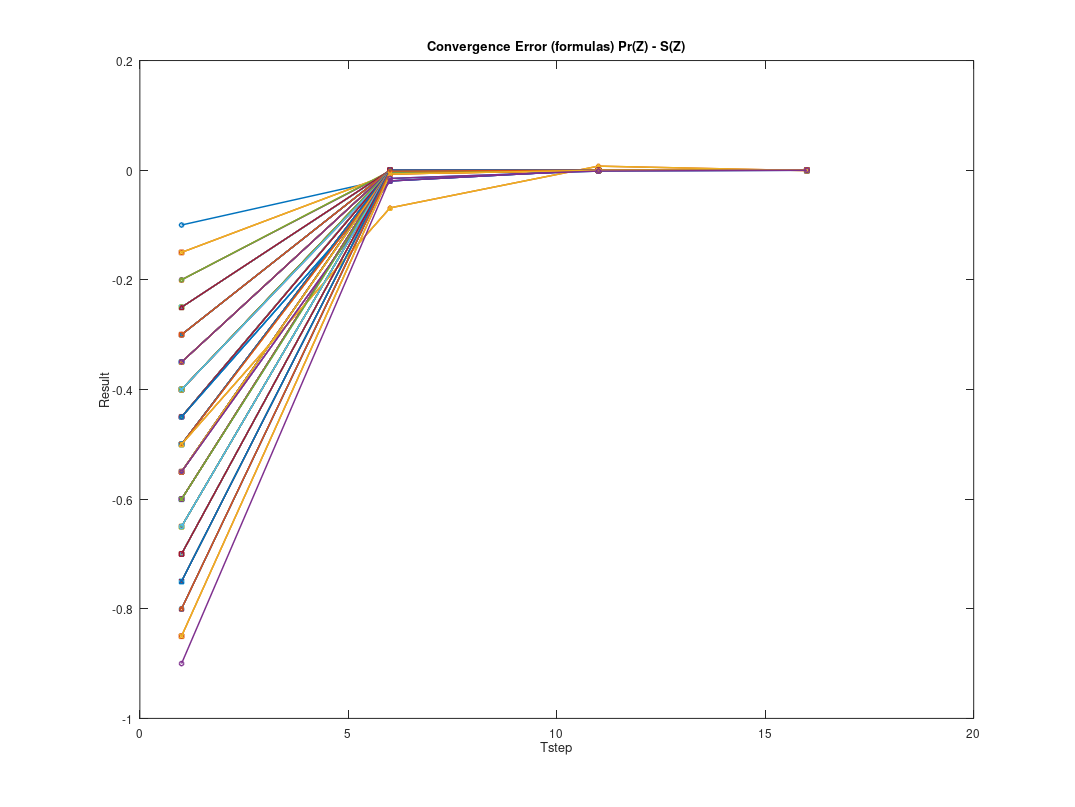

Write MATLAB code to recreate this figure.
%=========================================
%Generated by PRISM Chart Package
%=========================================

x0 = [1.0 6.0 11.0 16.0 ];
y0 = [-0.10000002206590879 -0.015099516465908819 -0.0016213179317621784 -1.741073839333085E-4 ];
x1 = [1.0 6.0 11.0 16.0 ];
y1 = [-0.14999994975850403 -0.006900890558503958 -1.7578846838117723E-4 -4.4301986042438735E-6 ];
x2 = [1.0 6.0 11.0 16.0 ];
y2 = [-0.2000000405286451 -0.001782619728645074 -6.02187190007486E-6 -6.059870247265842E-8 ];
x3 = [1.0 6.0 11.0 16.0 ];
y3 = [-0.2500000065060004 -1.3763210600031828E-4 -2.093709036699032E-8 -6.507513389264474E-9 ];
x4 = [1.0 6.0 11.0 16.0 ];
y4 = [-0.3000000002059595 -2.059598047665645E-10 -2.059598047665645E-10 -2.059598047665645E-10 ];
x5 = [1.0 6.0 11.0 16.0 ];
y5 = [-0.35000000647402535 -1.900608740253995E-4 1.3454622971309504E-8 -6.476114811082567E-9 ];
x6 = [1.0 6.0 11.0 16.0 ];
y6 = [-0.40000000504670385 -0.0034603058467036485 1.1605796085778497E-5 -4.400622688471856E-8 ];
x7 = [1.0 6.0 11.0 16.0 ];
y7 = [-0.44999999895344145 -0.019641138153441373 5.004650669788724E-4 -1.2750975265429787E-5 ];
x8 = [1.0 6.0 11.0 16.0 ];
y8 = [-0.4999999988055235 -0.06878658440552343 0.0073859045833643 -7.930541431904192E-4 ];
x9 = [1.0 6.0 11.0 16.0 ];
y9 = [-0.150000061687577 -0.0069010024875770515 -1.7590039745435382E-4 -4.542127677503727E-6 ];
x10 = [1.0 6.0 11.0 16.0 ];
y10 = [-0.20000003819292764 -0.0026874237929274958 -1.6287785994217874E-5 -1.3644800250789402E-7 ];
x11 = [1.0 6.0 11.0 16.0 ];
y11 = [-0.24999998301772025 -6.303574177203008E-4 -4.849611529023079E-7 1.6582601125580965E-8 ];
x12 = [1.0 6.0 11.0 16.0 ];
y12 = [-0.2999999715184086 -4.559071840848361E-5 2.7346439945841183E-8 2.848156338552954E-8 ];
x13 = [1.0 6.0 11.0 16.0 ];
y13 = [-0.34999998987146674 1.0128533178832555E-8 1.0128533178832555E-8 1.0128533178832555E-8 ];
x14 = [1.0 6.0 11.0 16.0 ];
y14 = [-0.3999999919834323 -5.805278343223863E-5 9.461306293978566E-9 8.016531993781939E-9 ];
x15 = [1.0 6.0 11.0 16.0 ];
y15 = [-0.4500000011721229 -0.0010285067721229613 8.17788214368953E-7 -1.8242304333782045E-9 ];
x16 = [1.0 6.0 11.0 16.0 ];
y16 = [-0.4999999970038459 -0.00571069140384578 3.453338142167528E-5 -2.057958806700455E-7 ];
x17 = [1.0 6.0 11.0 16.0 ];
y17 = [-0.5499999996939706 -0.019641138893970567 5.004643264495678E-4 -1.275171579473433E-5 ];
x18 = [1.0 6.0 11.0 16.0 ];
y18 = [-0.1999999643751431 -0.0017825435751430418 -5.945718398070454E-6 1.5554799587258472E-8 ];
x19 = [1.0 6.0 11.0 16.0 ];
y19 = [-0.24999998435873272 -6.303587587326853E-4 -4.86302165370045E-7 1.5241588657843863E-8 ];
x20 = [1.0 6.0 11.0 16.0 ];
y20 = [-0.3000000393856669 -1.3766498566680774E-4 -5.3816756884206285E-8 -3.938717996199159E-8 ];
x21 = [1.0 6.0 11.0 16.0 ];
y21 = [-0.3499999974695114 -9.41826951139646E-6 2.4996185121750614E-9 2.5304872641740417E-9 ];
x22 = [1.0 6.0 11.0 16.0 ];
y22 = [-0.3999999948137163 5.186283735802988E-9 5.186283735802988E-9 5.186283735802988E-9 ];
x23 = [1.0 6.0 11.0 16.0 ];
y23 = [-0.44999999335559815 -1.1052555598189961E-5 6.680640596279375E-9 6.6444002522203505E-9 ];
x24 = [1.0 6.0 11.0 16.0 ];
y24 = [-0.5000000040379876 -1.900584379875836E-4 1.5890660565176518E-8 -4.040077272726705E-9 ];
x25 = [1.0 6.0 11.0 16.0 ];
y25 = [-0.5500000002347976 -0.0010285058347978548 8.187255395863957E-7 -8.8690543798009E-10 ];
x26 = [1.0 6.0 11.0 16.0 ];
y26 = [-0.6000000000326927 -0.0034603008326924423 1.1610810096929214E-5 -3.8992215567468236E-8 ];
x27 = [1.0 6.0 11.0 16.0 ];
y27 = [-0.24999998744747304 -1.376130474729509E-4 -1.8785630273576714E-9 1.2551013894857022E-8 ];
x28 = [1.0 6.0 11.0 16.0 ];
y28 = [-0.3000000612548035 -4.568045480340954E-5 -6.238995503560218E-8 -6.125483159591383E-8 ];
x29 = [1.0 6.0 11.0 16.0 ];
y29 = [-0.35000000428037836 -9.425080378266948E-6 -4.311248302801829E-9 -4.280379495291697E-9 ];
x30 = [1.0 6.0 11.0 16.0 ];
y30 = [-0.400000014994414 -6.293944139756924E-7 -1.4994476937868484E-8 -1.4994413988222988E-8 ];
x31 = [1.0 6.0 11.0 16.0 ];
y31 = [-0.4499999959159003 4.084099669565688E-9 4.084099669565688E-9 4.084099669565688E-9 ];
x32 = [1.0 6.0 11.0 16.0 ];
y32 = [-0.5000000039475758 -6.695475757712011E-7 -3.947507432044972E-9 -3.947575821783289E-9 ];
x33 = [1.0 6.0 11.0 16.0 ];
y33 = [-0.5500000025774583 -1.1061777458243327E-5 -2.5412194570861857E-9 -2.577459579100605E-9 ];
x34 = [1.0 6.0 11.0 16.0 ];
y34 = [-0.5999999986459724 -5.805944597236934E-5 2.798766218781168E-9 1.3539918075622381E-9 ];
x35 = [1.0 6.0 11.0 16.0 ];
y35 = [-0.6500000025870764 -1.9005698707619256E-4 1.7341572289275575E-8 -2.5891654376053452E-9 ];
x36 = [1.0 6.0 11.0 16.0 ];
y36 = [-0.2999999919959786 8.00402144562895E-9 8.00402144562895E-9 8.00402144562895E-9 ];
x37 = [1.0 6.0 11.0 16.0 ];
y37 = [-0.3499999986522417 1.3477583493681777E-9 1.3477583493681777E-9 1.3477583493681777E-9 ];
x38 = [1.0 6.0 11.0 16.0 ];
y38 = [-0.4000000063217552 -6.3217551748984135E-9 -6.3217551748984135E-9 -6.3217551748984135E-9 ];
x39 = [1.0 6.0 11.0 16.0 ];
y39 = [-0.45000001165779324 -1.1657793175245956E-8 -1.1657793175245956E-8 -1.1657793175245956E-8 ];
x40 = [1.0 6.0 11.0 16.0 ];
y40 = [-0.5000000017926649 -1.7926649609201206E-9 -1.7926649609201206E-9 -1.7926649609201206E-9 ];
x41 = [1.0 6.0 11.0 16.0 ];
y41 = [-0.5500000033215886 -3.3215885597570605E-9 -3.3215885597570605E-9 -3.3215885597570605E-9 ];
x42 = [1.0 6.0 11.0 16.0 ];
y42 = [-0.5999999975486299 2.451370106903994E-9 2.451370106903994E-9 2.451370106903994E-9 ];
x43 = [1.0 6.0 11.0 16.0 ];
y43 = [-0.6500000010005049 -1.000504901149668E-9 -1.000504901149668E-9 -1.000504901149668E-9 ];
x44 = [1.0 6.0 11.0 16.0 ];
y44 = [-0.6999999951457877 4.85421225437932E-9 4.85421225437932E-9 4.85421225437932E-9 ];
x45 = [1.0 6.0 11.0 16.0 ];
y45 = [-0.35000000036878604 -1.9005476878591887E-4 1.955986245194552E-8 -3.70875385957703E-10 ];
x46 = [1.0 6.0 11.0 16.0 ];
y46 = [-0.39999999777934986 -5.805857934981784E-5 3.665388714768625E-9 2.2206144145719975E-9 ];
x47 = [1.0 6.0 11.0 16.0 ];
y47 = [-0.4499999967205759 -1.1055920575875344E-5 3.3156629664077286E-9 3.2794226223487044E-9 ];
x48 = [1.0 6.0 11.0 16.0 ];
y48 = [-0.4999999917868189 -6.57386818925243E-7 8.21324924737965E-9 8.213178359639528E-9 ];
x49 = [1.0 6.0 11.0 16.0 ];
y49 = [-0.5500000023179148 -2.3179148600505073E-9 -2.3179148600505073E-9 -2.3179148600505073E-9 ];
x50 = [1.0 6.0 11.0 16.0 ];
y50 = [-0.5999999962034533 -6.106034532438187E-7 3.7964839050275145E-9 3.7965494081859674E-9 ];
x51 = [1.0 6.0 11.0 16.0 ];
y51 = [-0.6499999986909539 -9.419490953788134E-6 1.2781762315228207E-9 1.309046426811733E-9 ];
x52 = [1.0 6.0 11.0 16.0 ];
y52 = [-0.7000000015336685 -4.5620733668538804E-5 -2.668820053841614E-9 -1.5336965031309546E-9 ];
x53 = [1.0 6.0 11.0 16.0 ];
y53 = [-0.7499999884379648 -1.3761403796475058E-4 -2.869054771537094E-9 1.156052220618875E-8 ];
x54 = [1.0 6.0 11.0 16.0 ];
y54 = [-0.40000000385335377 -0.0034603046533535076 1.1606989436085957E-5 -4.2812876466236105E-8 ];
x55 = [1.0 6.0 11.0 16.0 ];
y55 = [-0.44999999811723607 -0.0010285037172359512 8.208431015455098E-7 1.2306567986897221E-9 ];
x56 = [1.0 6.0 11.0 16.0 ];
y56 = [-0.4999999891496322 -1.900435496321462E-4 3.077901611359124E-8 1.0848278220176866E-8 ];
x57 = [1.0 6.0 11.0 16.0 ];
y57 = [-0.5499999910462277 -1.1050246231048E-5 8.990003297348892E-9 8.953759511598491E-9 ];
x58 = [1.0 6.0 11.0 16.0 ];
y58 = [-0.5999999980971632 1.902836777034622E-9 1.902836777034622E-9 1.902836777034622E-9 ];
x59 = [1.0 6.0 11.0 16.0 ];
y59 = [-0.649999998981754 -9.419781754171908E-6 9.873756257050559E-10 1.0182443777040362E-9 ];
x60 = [1.0 6.0 11.0 16.0 ];
y60 = [-0.7000000009075601 -1.3762650756010686E-4 -1.533865046088323E-8 -9.090735941796879E-10 ];
x61 = [1.0 6.0 11.0 16.0 ];
y61 = [-0.7499999946837117 -6.303690837117237E-4 -4.966271444084569E-7 4.91660934187621E-9 ];
x62 = [1.0 6.0 11.0 16.0 ];
y62 = [-0.8000000157167844 -0.0017825949167841193 -5.99706003912015E-6 -3.5786841490192955E-8 ];
x63 = [1.0 6.0 11.0 16.0 ];
y63 = [-0.45000000701781595 -0.019641146217815764 5.004570026044264E-4 -1.2759039639986813E-5 ];
x64 = [1.0 6.0 11.0 16.0 ];
y64 = [-0.4999999966334198 -0.005710691033419313 3.4533751848531136E-5 -2.0542545348112284E-7 ];
x65 = [1.0 6.0 11.0 16.0 ];
y65 = [-0.5500000014537066 -0.0010285070537066066 8.17506630945708E-7 -2.1058138566232287E-9 ];
x66 = [1.0 6.0 11.0 16.0 ];
y66 = [-0.5999999969272116 -5.805772721401148E-5 4.517521356994791E-9 3.07274372612909E-9 ];
x67 = [1.0 6.0 11.0 16.0 ];
y67 = [-0.6499999997429651 2.5703472683602513E-10 2.5703472683602513E-10 2.5703472683602513E-10 ];
x68 = [1.0 6.0 11.0 16.0 ];
y68 = [-0.6999999966260134 -4.5615826013367666E-5 2.2388351172963894E-9 3.3739587790293513E-9 ];
x69 = [1.0 6.0 11.0 16.0 ];
y69 = [-0.7499999954761065 -6.303698761065402E-4 -4.974195392248859E-7 4.124214747491806E-9 ];
x70 = [1.0 6.0 11.0 16.0 ];
y70 = [-0.7999999881397825 -0.0026873737397822284 -1.6237732848867203E-5 -8.639485715722373E-8 ];
x71 = [1.0 6.0 11.0 16.0 ];
y71 = [-0.8500000131307925 -0.006900953930792375 -1.758518406693721E-4 -4.4935708924942475E-6 ];
x72 = [1.0 6.0 11.0 16.0 ];
y72 = [-0.4999999988067445 -0.0687865844067444 0.007385904582143388 -7.93054144411276E-4 ];
x73 = [1.0 6.0 11.0 16.0 ];
y73 = [-0.5500000022394496 -0.019641141439449283 5.004617809709622E-4 -1.2754261273228984E-5 ];
x74 = [1.0 6.0 11.0 16.0 ];
y74 = [-0.5999999995943988 -0.0034603003943985966 1.1611248390774875E-5 -3.8553921721806717E-8 ];
x75 = [1.0 6.0 11.0 16.0 ];
y75 = [-0.6499999974464973 -1.9005184649711904E-4 2.2482151362801517E-8 2.5514136359205963E-9 ];
x76 = [1.0 6.0 11.0 16.0 ];
y76 = [-0.7000000099637413 -9.96374127648636E-9 -9.96374127648636E-9 -9.96374127648636E-9 ];
x77 = [1.0 6.0 11.0 16.0 ];
y77 = [-0.7499999908223204 -1.3761642232013038E-4 -5.253410040317874E-9 9.176167048430273E-9 ];
x78 = [1.0 6.0 11.0 16.0 ];
y78 = [-0.7999999846611725 -0.0017825638611723704 -5.96600442714923E-6 -4.731229408250215E-9 ];
x79 = [1.0 6.0 11.0 16.0 ];
y79 = [-0.8499999847943682 -0.006900925594367946 -1.7582350424494297E-4 -4.4652344679541045E-6 ];
x80 = [1.0 6.0 11.0 16.0 ];
y80 = [-0.8999999809369346 -0.015099475336934454 -0.0016212768027876745 -1.7406625495886008E-4 ];

figure1 = figure('Color', [1 1 1], 'PaperPosition',[0.6345 6.345 20.3 15.23],'PaperSize',[20.98 29.68]);

axes1 = axes('Parent', figure1, 'FontSize', 16);
xlabel(axes1, 'Tstep');
ylabel(axes1, 'Result');
box(axes1, 'on');
hold(axes1, 'all');

title(axes1,['Convergence Error (formulas) Pr(Z) - S(Z)'])
plot0 = plot(x0, y0, 'o-', 'Parent', axes1, 'LineWidth', 2);
plot1 = plot(x1, y1, 's-', 'Parent', axes1, 'LineWidth', 2);
plot2 = plot(x2, y2, '^-', 'Parent', axes1, 'LineWidth', 2);
plot3 = plot(x3, y3, 'd-', 'Parent', axes1, 'LineWidth', 2);
plot4 = plot(x4, y4, 'x-', 'Parent', axes1, 'LineWidth', 2);
plot5 = plot(x5, y5, 'o-', 'Parent', axes1, 'LineWidth', 2);
plot6 = plot(x6, y6, 's-', 'Parent', axes1, 'LineWidth', 2);
plot7 = plot(x7, y7, '^-', 'Parent', axes1, 'LineWidth', 2);
plot8 = plot(x8, y8, 'd-', 'Parent', axes1, 'LineWidth', 2);
plot9 = plot(x9, y9, 'x-', 'Parent', axes1, 'LineWidth', 2);
plot10 = plot(x10, y10, 'o-', 'Parent', axes1, 'LineWidth', 2);
plot11 = plot(x11, y11, 's-', 'Parent', axes1, 'LineWidth', 2);
plot12 = plot(x12, y12, '^-', 'Parent', axes1, 'LineWidth', 2);
plot13 = plot(x13, y13, 'd-', 'Parent', axes1, 'LineWidth', 2);
plot14 = plot(x14, y14, 'x-', 'Parent', axes1, 'LineWidth', 2);
plot15 = plot(x15, y15, 'o-', 'Parent', axes1, 'LineWidth', 2);
plot16 = plot(x16, y16, 's-', 'Parent', axes1, 'LineWidth', 2);
plot17 = plot(x17, y17, '^-', 'Parent', axes1, 'LineWidth', 2);
plot18 = plot(x18, y18, 'd-', 'Parent', axes1, 'LineWidth', 2);
plot19 = plot(x19, y19, 'x-', 'Parent', axes1, 'LineWidth', 2);
plot20 = plot(x20, y20, 'o-', 'Parent', axes1, 'LineWidth', 2);
plot21 = plot(x21, y21, 's-', 'Parent', axes1, 'LineWidth', 2);
plot22 = plot(x22, y22, '^-', 'Parent', axes1, 'LineWidth', 2);
plot23 = plot(x23, y23, 'd-', 'Parent', axes1, 'LineWidth', 2);
plot24 = plot(x24, y24, 'x-', 'Parent', axes1, 'LineWidth', 2);
plot25 = plot(x25, y25, 'o-', 'Parent', axes1, 'LineWidth', 2);
plot26 = plot(x26, y26, 's-', 'Parent', axes1, 'LineWidth', 2);
plot27 = plot(x27, y27, '^-', 'Parent', axes1, 'LineWidth', 2);
plot28 = plot(x28, y28, 'd-', 'Parent', axes1, 'LineWidth', 2);
plot29 = plot(x29, y29, 'x-', 'Parent', axes1, 'LineWidth', 2);
plot30 = plot(x30, y30, 'o-', 'Parent', axes1, 'LineWidth', 2);
plot31 = plot(x31, y31, 's-', 'Parent', axes1, 'LineWidth', 2);
plot32 = plot(x32, y32, '^-', 'Parent', axes1, 'LineWidth', 2);
plot33 = plot(x33, y33, 'd-', 'Parent', axes1, 'LineWidth', 2);
plot34 = plot(x34, y34, 'x-', 'Parent', axes1, 'LineWidth', 2);
plot35 = plot(x35, y35, 'o-', 'Parent', axes1, 'LineWidth', 2);
plot36 = plot(x36, y36, 's-', 'Parent', axes1, 'LineWidth', 2);
plot37 = plot(x37, y37, '^-', 'Parent', axes1, 'LineWidth', 2);
plot38 = plot(x38, y38, 'd-', 'Parent', axes1, 'LineWidth', 2);
plot39 = plot(x39, y39, 'x-', 'Parent', axes1, 'LineWidth', 2);
plot40 = plot(x40, y40, 'o-', 'Parent', axes1, 'LineWidth', 2);
plot41 = plot(x41, y41, 's-', 'Parent', axes1, 'LineWidth', 2);
plot42 = plot(x42, y42, '^-', 'Parent', axes1, 'LineWidth', 2);
plot43 = plot(x43, y43, 'd-', 'Parent', axes1, 'LineWidth', 2);
plot44 = plot(x44, y44, 'x-', 'Parent', axes1, 'LineWidth', 2);
plot45 = plot(x45, y45, 'o-', 'Parent', axes1, 'LineWidth', 2);
plot46 = plot(x46, y46, 's-', 'Parent', axes1, 'LineWidth', 2);
plot47 = plot(x47, y47, '^-', 'Parent', axes1, 'LineWidth', 2);
plot48 = plot(x48, y48, 'd-', 'Parent', axes1, 'LineWidth', 2);
plot49 = plot(x49, y49, 'x-', 'Parent', axes1, 'LineWidth', 2);
plot50 = plot(x50, y50, 'o-', 'Parent', axes1, 'LineWidth', 2);
plot51 = plot(x51, y51, 's-', 'Parent', axes1, 'LineWidth', 2);
plot52 = plot(x52, y52, '^-', 'Parent', axes1, 'LineWidth', 2);
plot53 = plot(x53, y53, 'd-', 'Parent', axes1, 'LineWidth', 2);
plot54 = plot(x54, y54, 'x-', 'Parent', axes1, 'LineWidth', 2);
plot55 = plot(x55, y55, 'o-', 'Parent', axes1, 'LineWidth', 2);
plot56 = plot(x56, y56, 's-', 'Parent', axes1, 'LineWidth', 2);
plot57 = plot(x57, y57, '^-', 'Parent', axes1, 'LineWidth', 2);
plot58 = plot(x58, y58, 'd-', 'Parent', axes1, 'LineWidth', 2);
plot59 = plot(x59, y59, 'x-', 'Parent', axes1, 'LineWidth', 2);
plot60 = plot(x60, y60, 'o-', 'Parent', axes1, 'LineWidth', 2);
plot61 = plot(x61, y61, 's-', 'Parent', axes1, 'LineWidth', 2);
plot62 = plot(x62, y62, '^-', 'Parent', axes1, 'LineWidth', 2);
plot63 = plot(x63, y63, 'd-', 'Parent', axes1, 'LineWidth', 2);
plot64 = plot(x64, y64, 'x-', 'Parent', axes1, 'LineWidth', 2);
plot65 = plot(x65, y65, 'o-', 'Parent', axes1, 'LineWidth', 2);
plot66 = plot(x66, y66, 's-', 'Parent', axes1, 'LineWidth', 2);
plot67 = plot(x67, y67, '^-', 'Parent', axes1, 'LineWidth', 2);
plot68 = plot(x68, y68, 'd-', 'Parent', axes1, 'LineWidth', 2);
plot69 = plot(x69, y69, 'x-', 'Parent', axes1, 'LineWidth', 2);
plot70 = plot(x70, y70, 'o-', 'Parent', axes1, 'LineWidth', 2);
plot71 = plot(x71, y71, 's-', 'Parent', axes1, 'LineWidth', 2);
plot72 = plot(x72, y72, '^-', 'Parent', axes1, 'LineWidth', 2);
plot73 = plot(x73, y73, 'd-', 'Parent', axes1, 'LineWidth', 2);
plot74 = plot(x74, y74, 'x-', 'Parent', axes1, 'LineWidth', 2);
plot75 = plot(x75, y75, 'o-', 'Parent', axes1, 'LineWidth', 2);
plot76 = plot(x76, y76, 's-', 'Parent', axes1, 'LineWidth', 2);
plot77 = plot(x77, y77, '^-', 'Parent', axes1, 'LineWidth', 2);
plot78 = plot(x78, y78, 'd-', 'Parent', axes1, 'LineWidth', 2);
plot79 = plot(x79, y79, 'x-', 'Parent', axes1, 'LineWidth', 2);
plot80 = plot(x80, y80, 'o-', 'Parent', axes1, 'LineWidth', 2);
